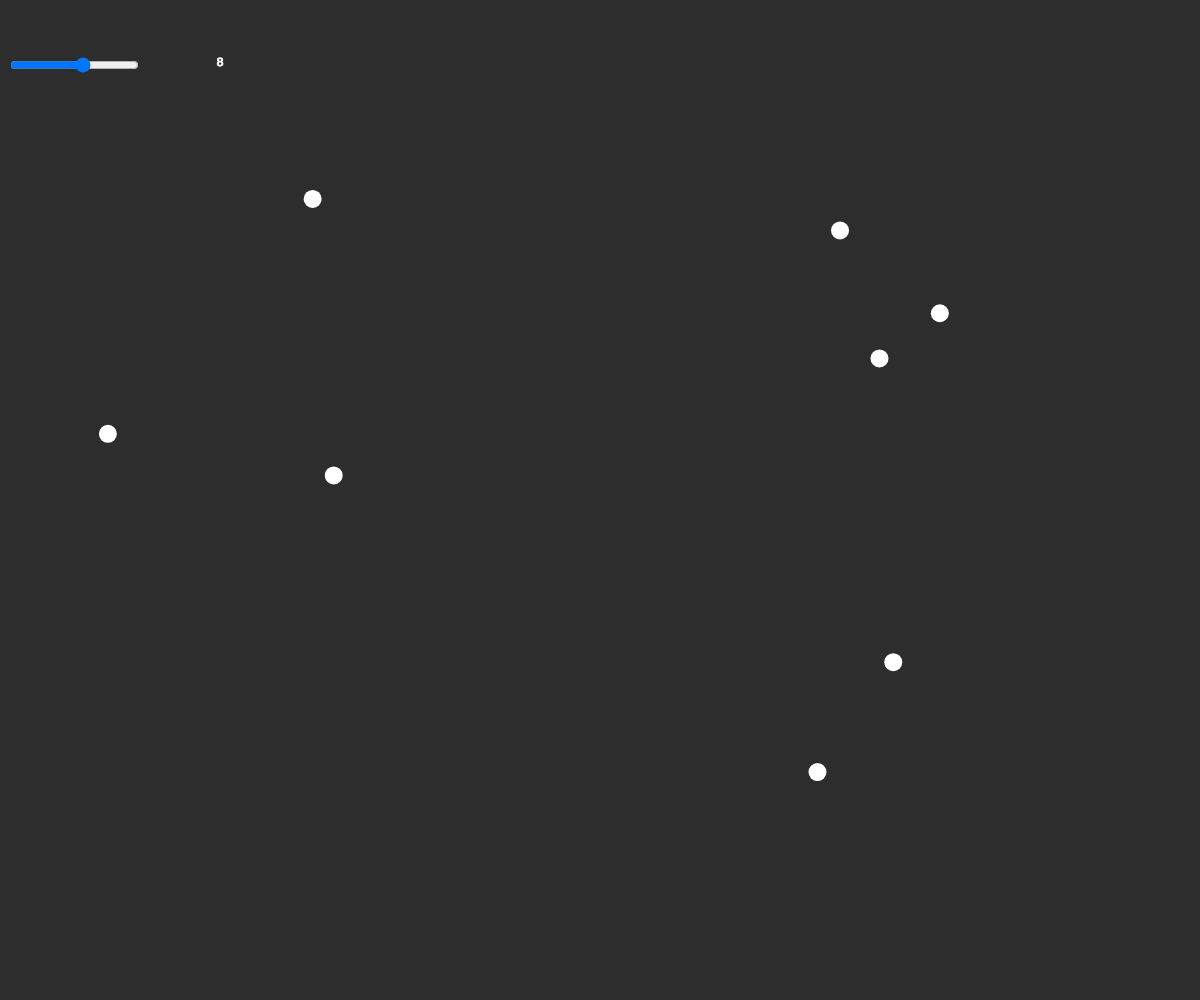
Frame 1 (no input)
Frame 60 (no input): identical to frame 1, image omitted
Frame 120 (the mouse pressed at the canvas centre since frame 60): identical to frame 1, image omitted

The p5.js sketch that drew this single still picture (run headless with seeded random() and noise() and a simulated clock; from frame 60 on, the mouse is pressed at the canvas centre):

// p5.js sketch
// ── sketch.js
let towns = [];
let totalTowns = 8;
let bestTourDst;
let indices = [];
let bestIndices;
let running = false;
let ran = false;
let slider = document.getElementById("towns");

function setup() {
	createCanvas(window.innerWidth, window.innerHeight);
	for (let i = 0; i < totalTowns; i++) {
		let pos = createVector(random(40, width - 40), random(40, height - 40));
		towns.push(pos);
		indices.push(i);
	}

	bestTourDst = pow(10, 25);
	slider = createSlider(4, 11, 8, 1);
	slider.position(8, 55);
	slider.class("slider");
}

function draw() {
	background(45);
	fill(255);
	noStroke();
	for (let i = 0; i < totalTowns; i++) {
		circle(towns[i].x, towns[i].y, 18);
	}
	if (running) {
		solve();
		running = false;
	}
	noFill();
	stroke(255);
	if (ran && !running) {
		beginShape();
		for (let i = 0; i < towns.length; i++) {
			let n = bestIndices[i];
			vertex(towns[n].x, towns[n].y);
		}
		vertex(towns[bestIndices[0]].x, towns[bestIndices[0]].y);
		endShape();
	}
	textAlign(CENTER, CENTER);
	text(slider.value(), 220, 63);
}

function solve() {
	// Generate with length - 1 to keep one element fixed in place
	// This avoids repetition of same path but starting at a different point
	GenerateSolutions(indices, indices.length - 1);
	running = false;
}

function GenerateSolutions(indices, n) {
	if (n == 1) {
		EvaluateSolution();
	} else {
		for (let i = 0; i < n; i++) {
			GenerateSolutions(indices, n - 1);
			// Ternary operator: var = (condition) ? "if true" : "if false"
			let swapIndex = n % 2 == 0 ? i : 0;
			let prev = indices[swapIndex];
			indices[swapIndex] = indices[n - 1];
			indices[n - 1] = prev;
		}
	}
}

function EvaluateSolution() {
	if (indices[0] < indices[indices.length - 2]) {
		let tourDst = 0;
		for (i = 0; i < indices.length; i++) {
			let nextIndex = (i + 1) % indices.length;
			let interval = dist(towns[indices[i]].x, towns[indices[i]].y, towns[indices[nextIndex]].x, towns[indices[nextIndex]].y);
			tourDst += interval;
		}
		if (tourDst < bestTourDst) {
			bestTourDst = tourDst;
			bestIndices = indices.slice();
		}
	}
}

function run() {
	running = true;
	ran = true;
}

function refreshing() {
	running = false;
	bestTourDst = pow(10, 25);
	totalTowns = slider.value();
	ran = false;
	towns = [];
	indices = [];
	for (let i = 0; i < totalTowns; i++) {
		let pos = createVector(random(40, width - 40), random(40, height - 40));
		towns.push(pos);
		indices.push(i);
	}
}
